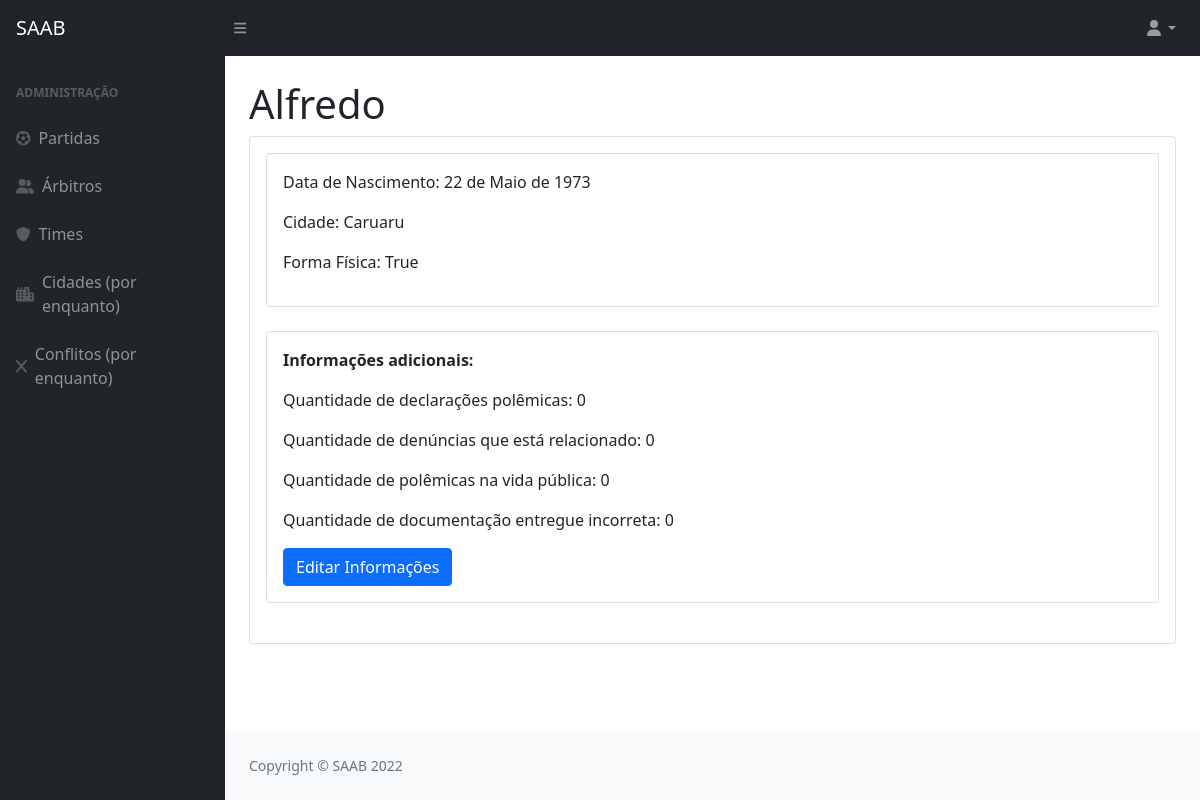
Screenshot of /detalhamentoArbitro/1 with the database file from the repository.
### privado/models.py (models this page shows)
class Arbitro(models.Model):
    codigo = models.AutoField(primary_key=True)
    datanasc = models.DateField()
    cidade = models.ForeignKey(Cidade, on_delete=models.CASCADE)
    nome = models.CharField(max_length=100)
    formafisica = models.BooleanField()
    def __str__(self):
        return (self.nome)

class Cidade(models.Model):
    codigo = models.AutoField(primary_key=True)
    nome = models.CharField(max_length=100)
    def __str__(self):
        return (self.nome)

### privado/views.py (the view)
# urls.py: path('detalhamentoArbitro/<int:id>', detalhamentoArbitro, name="url_detalhamentoArbitro"),
def detalhamentoArbitro(request, id):
    arbi = Arbitro.objects.get(pk=id)
    ContDe= DeclaracaoArbitro.objects.values("arbitro_id"). aggregate(decla_count=Count ('*'))
    ContDenun= DenunciaArbitro.objects.values("arbitro_id"). aggregate(denun_count=Count ('*'))
    ContVp= VidapubliArbitro.objects.values("arbitro_id"). aggregate(vp_count=Count ('*'))
    ContDoc= DocumentoArbitro.objects.values("arbitro_id"). aggregate(doc_count=Count ('*'))
    context = {
        'arbitro': arbi,
        'ContDe': ContDe,
        'ContDenun': ContDenun,
        'ContVp': ContVp,
        'ContDoc': ContDoc
    }
    return render(request, "SAAB/detalhamentoArbitro.html", context)

### privado/templates/SAAB/detalhamentoArbitro.html (shortened to what this page needs)
{% extends 'SAAB/layout.html' %}
{% block conteudo %}
{% load static %}
<!DOCTYPE html>
<html lang="en">
    <head>
    </head>
    <body>
        <h1 class="mt-4">{{ arbitro }}</h1>
        <div class="card mb-4">
            <div class="card-body">
                <div class="card mb-4">
                    <div class="card-body">
                        <p>Data de Nascimento: {{ arbitro.datanasc }} </p>
                        <p>Cidade: {{ arbitro.cidade }} </p>
                        <p>Forma Física: {{ arbitro.formafisica }} </p>
                    </div>
                </div>
                <div class="card mb-4">
                    <div class="card-body">
                        <p style="font-weight: bold">Informações adicionais: </p>
                        <p>Quantidade de declarações polêmicas: {{ ContDe.decla_count }}</p>
                        <p>Quantidade de denúncias que está relacionado: {{ ContDenun.denun_count }}</p>
                        <p>Quantidade de polêmicas na vida pública: {{ ContVp.vp_count }}</p>
                        <p>Quantidade de documentação entregue incorreta: {{ ContDoc.doc_count }}</p>
                        <a href="{% url 'url_InfoAdicionais' arbitro.codigo %}"><button  class="btn btn-primary">Editar Informações</button></a>
                    </div>
                </div>
            </div>
        </div>
    </body>
</html>
{% endblock %}

### rows the page displays
Arbitro: nome "Alfredo", datanasc "22 de Maio de 1973", cidade "Caruaru", formafisica "True"

### other values shown
{{ ContDe.decla_count }} "0"
{{ ContDenun.denun_count }} "0"
{{ ContVp.vp_count }} "0"
{{ ContDoc.doc_count }} "0"
